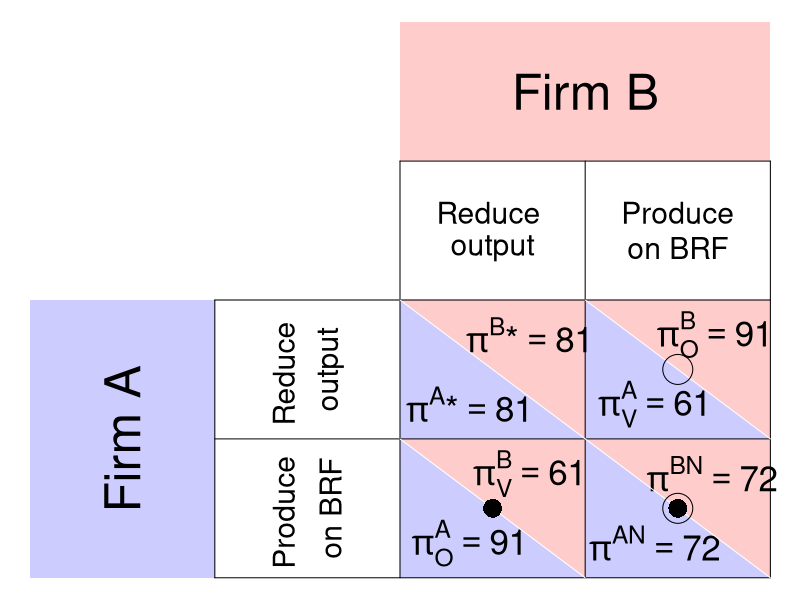

Write the R code that produced this figure.
require(ggplot2)
require(shape)
pdf(file = "competitionmarkets/matrix_opportunism.pdf", width = 9, height = 7)

par(mar =  c(0, 0, 0, 0))
xlims <- c(0, 8)
ylims <- c(0, 8)

#TextSizes
PlayerSize <- 3
StratSize <- 1.8
PayoffSize <- 2.1
p1fadelevel <- 0.2
p2fadelevel <- 0.2

#Payoffs are listed as c("NW", "SW", "NE", "SE")

#Considerations for Player 1
P1Name <- c("Firm A")
P1Strat <- c("Reduce ", "Produce ")
P1Strat2 <- c("output", "on BRF")
#61, 72, 81, 91.125
P1Payoffs <- c(expression(paste(pi^{A},"*", phantom() == 81)), expression(paste(pi[O]^{A} == 91)), expression(paste(pi[V]^{A} == 61)), expression(paste(pi^{AN})==72))
P1BR1 <- c("SW") #Must be NW or SW - the BR prints accordingly. 
P1BR2 <- c("SE") #Must be NE or SE - the BR prints accordingly. 
P1bestsize <- 2.5 #Adjusts size of point indicating best response of P1
#NW = (5, 3); SW = (5,1); NE = (7, 3); SE = (7, 1)

#Considerations for Player 2
P2Name <- c("Firm B")
P2Strat <- c("Reduce ", "Produce")
P2Strat2 <- c("output", "on BRF")
P2Payoffs <- c(expression(paste(pi^{B},"*", phantom() == 81)), expression(paste(pi[V]^{B} == 61)), expression(paste(pi[O]^{B} == 91)), expression(paste(pi^{BN} == 72)))
P2BR1 <- c("NE") #Must be NW or SW - the BR prints accordingly. 
P2BR2 <- c("SE") #Must be NE or SE - the BR prints accordingly. 
P2bestsize <- 4 #Adjusts size of circle indicating best response of P1

plot(0, 0, xlim = xlims, ylim = ylims, type = "n",
     xlab = expression(""),
     ylab = expression(""),
     xaxt = "n", 
     yaxt = "n", 
     cex.lab = 2, 
     bty = "n")



#Color and label for Player 1 and their strategies
polygon(c(0,0,2,2,0), c(0,4,4,0,0), col=rgb(0, 0, 1, p1fadelevel), density=NULL, border = NA)
text(1, 2, P1Name[1], srt = 90, cex = PlayerSize)

text(2.75, 3, P1Strat[1], cex = StratSize, srt = 90)
text(3.25, 3, P1Strat2[1], cex = StratSize, srt = 90)
text(2.75, 1, P1Strat[2], cex = StratSize, srt = 90)
text(3.25, 1, P1Strat2[2], cex = StratSize, srt = 90)


#Color and label for Player 2
polygon(c(4,4,8,8,4), c(8,6,6,8,8), col=rgb(1, 0, 0, p2fadelevel), density=NULL, border = NA)
text(6, 7, P2Name[1], cex = PlayerSize)

text(5, 5.25, P2Strat[1], cex = StratSize)
text(5, 4.75, P2Strat2[1], cex = StratSize)
text(7, 5.25, P2Strat[2], cex = StratSize)
text(7, 4.75, P2Strat2[2], cex = StratSize)

#NorthWest cell 
#P1
polygon(c(4,4,6,4), c(4,2,2,4), col=rgb(0, 0, 1, p1fadelevel), density=NULL, border = NA)
#P2
polygon(c(4,6,6,4), c(4,4,2,4), col=rgb(1, 0, 0, p2fadelevel), density=NULL, border = NA)

#P1
text(4.75, 2.5, P1Payoffs[1], cex = PayoffSize)
#P2
text(5.4, 3.5, P2Payoffs[1], cex = PayoffSize)

#SouthWest cell  
#P1
polygon(c(4,4,6,4), c(2,0,0,2), col=rgb(0, 0, 1, p1fadelevel), density=NULL, border = NA)
#P2
polygon(c(4,6,6,4), c(2,2,0,2), col=rgb(1, 0, 0, p2fadelevel), density=NULL, border = NA)

#P1
text(4.75, 0.5, P1Payoffs[2], cex = PayoffSize)
#P2
text(5.4, 1.5, P2Payoffs[2], cex = PayoffSize)


#NorthEast cell 
#P1
polygon(c(6,6,8,6), c(4,2,2,4), col=rgb(0, 0, 1, p1fadelevel), density=NULL, border = NA)
#P2
polygon(c(6,8,8,6), c(4,4,2,4), col=rgb(1, 0, 0, p2fadelevel), density=NULL, border = NA)
#P1
text(6.75, 2.5, P1Payoffs[3], cex = PayoffSize)
#P2
text(7.4, 3.5, P2Payoffs[3], cex = PayoffSize)

#SouthEast cell 
#P1
polygon(c(6,6,8,6), c(2,0,0,2), col=rgb(0, 0, 1, p1fadelevel), density=NULL, border = NA)
#P2
polygon(c(6,8,8,6), c(2,2,0,2), col=rgb(1, 0, 0, p2fadelevel), density=NULL, border = NA)
#P1
text(6.75, 0.5, P1Payoffs[4], cex = PayoffSize)
#P2
text(7.37, 1.5, P2Payoffs[4], cex = PayoffSize)


#Lines for the Table
segments(8, 0, 8, 6, lty = 1, col = "black")
segments(4, 6, 8, 6, lty = 1, col = "black")
segments(2, 0, 2, 4, lty = 1, col = "black")
segments(2, 0, 8, 0, lty = 1, col = "black")
segments(2, 4, 8, 4, lty = 1, col = "black")
segments(4, 0, 4, 6, lty = 1, col = "black")
segments(2, 2, 8, 2, lty = 1, col = "black")
segments(6, 0, 6, 6, lty = 1, col = "black")

#Diagonals
#NW
segments(4, 4, 6, 2, lty = 1, col = "white")
#NE
segments(6, 4, 8, 2, lty = 1, col = "white")
#SW
segments(4, 2, 6, 0, lty = 1, col = "white")
#Se
segments(6, 2, 8, 0, lty = 1, col = "white")


#Best responses 
#P1 
if (P1BR1[1] == "NW"){
  points(5, 3, pch = 16, col = "black", cex = P1bestsize)
} else{points(5, 1, pch = 16, col = "black", cex = P1bestsize)
}

if (P1BR2[1] == "NE"){
  points(7, 3, pch = 16, col = "black", cex = P1bestsize)
} else{points(7, 1, pch = 16, col = "black", cex = P1bestsize)
}


#P2
if (P2BR1[1] == "NW"){
  points(5, 3, pch = 1, col = "black", cex = P2bestsize)
} else{points(7, 3, pch = 1, col = "black", cex = P2bestsize)
}

if (P2BR2[1] == "SW"){
  points(5, 1, pch = 1, col = "black", cex = P2bestsize)
} else{points(7, 1, pch = 1, col = "black", cex = P2bestsize)
}

dev.off()
